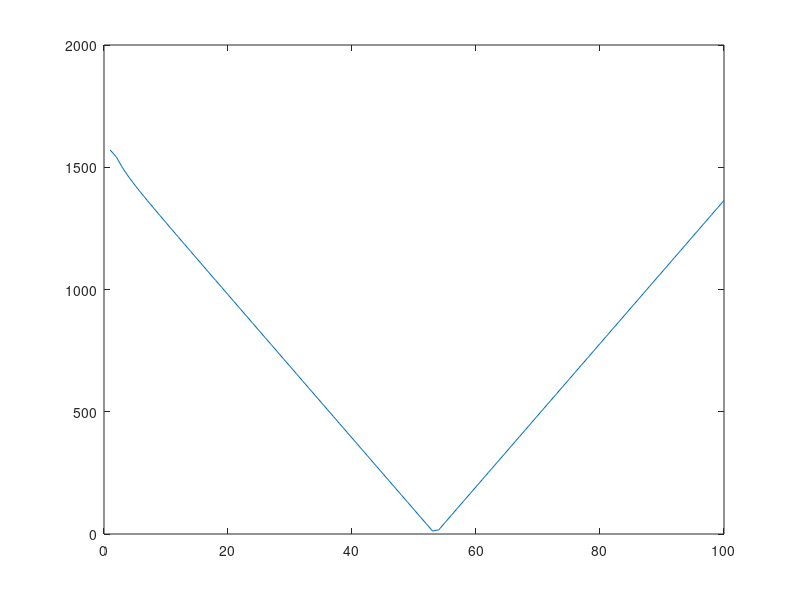

Reproduce this figure in MATLAB.
close all;

# Paraméterek:
#
#   D     :=  kád átmérő
#   K     :=  kád kerület
#   N     :=  faldeszka db szám
#   A     :=  faldeszka anyagszélesség
#   B'    :=  faldeszka anyagvastagság ráhagyás pozitív profil két oldalán
#   B     :=  faldeszka anyagvastagság (eredeti arány A/B ~ 11/4; ( R + B' ) * 2 ) 
#   A_d   :=  faldeszka negatív profil eltolás (R és alpha függvénye) [A']
#   R     :=  faldeszka pozitív profil sugár (eredeti arány A/R ~ 6)
#   alpha :=  két szomszédos faldeszka által bezárt külső szög (N függvénye)
#   L     :=  egy faldeszka effektív hossza ( L = A - R + A' ) 

D_target = 1600; # cél átmérő
A = 110; 
R = floor(A/6); # empirikus
B_d = 2;

B = ( R + B_d ) * 2;

disp("Fürdődézsa kezdeti paraméterei:");
printf("N = ? db\nA = %d mm\nR = %d mm\nA' = ? mm\n",A,R);
printf("A fürdődézsa cél átmérője: D = %d mm\n",D_target);
disp("------------------------------");

# D értéke A, R, alpha és N függvényében
D = @(A, R, alpha, N)  ( N / pi ) * ( A - R * (1 - sin( alpha ) ) )

# alpha maximális, ha alpha = 2 * pi / N
# minimalizálandó függvény rögzített A és R mellett, maximális alpha esetén.

f = @(N) abs( D_target - D(A, R, 2 * pi / N , N) )

N_scale = [1:1:100];
plot(N_scale, arrayfun(f,N_scale));

guess_N = 30;
[opt_N, opt_f] = fminunc(f,guess_N);

printf("Optimális faldeszka darabszám: %d db\n", opt_N);

opt_N = ceil(opt_N);
printf("Felfelé kerekítve: %u db\n", opt_N);

alpha = (2*pi/opt_N);
printf("eredeti alpha szög: %d°\n",rad2deg(alpha));
printf("eredeti A' érték: %d\n",R * sin( alpha ));

# alpha_max kövelése -> elforgatási holtjáték 
alpha_relaxed = alpha * 1.50;
printf("relaxált alpha szög (50%%-kal növelt érték): %d°\n",rad2deg(alpha_relaxed));

A_d = R * sin( alpha_relaxed );
printf("relaxált A' érték: %d mm\n", A_d);

disp("------------------------------");
disp("Fürdődézsa végleges paraméterei:");
printf("N = %u db\nA = %d mm\nR = %d mm\nA' = %d mm\n",opt_N,A,R,A_d);
L = A - R + A_d;
printf("Egy faldeszka effektív hossza: L = %d\n",L);
D_approx = opt_N * L / pi;
printf("A fürdődézsa közelítőleges átmérője közelítőleges középvonali kerület alapján:\nD = %d mm\n",D_approx);
printf("marás előtt szükséges keresztmetszet:\nA = %d mm\nB = %d mm\n",A, B);
